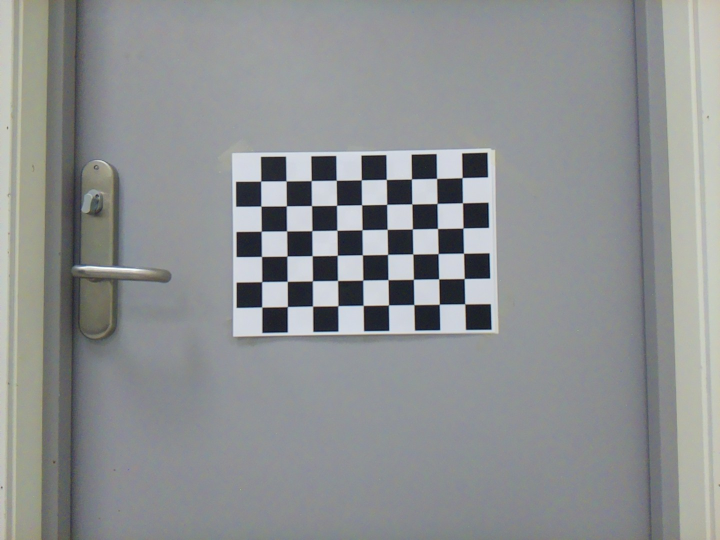
#> input picture MyProjectHam/yolo object detection/Calibration_Raspi_Cam/NestSisteBilde_Sjakkbrett/calibration_image_20241111_171334.jpg, 1440 x 1080 px (shown at 1/2 size); its folder holds only this picture in this run
$ python Picamera2_Calibration_coordinates.py
#> lines starting #> are read from the running program, lines starting #| are printed output that depends on the picture; after the words box and inside, x2 and y2 are one past the last pixel; in counts of white or black regions, pixels touching at a corner belong together; long printed decimals are rounded
import numpy as np
import cv2 as cv
import glob

# Chessboard size (antallet indre krysningspunkter)
chessboardSize = (9, 6)  # Passer til 24x17 sjakkbrett (uten kantstrek)

# Størrelsen på hvert bilde i kalibreringen - bør matche oppløsningen på dine bilder
frameSize = (1440, 1080)  # Bruk samme oppløsning som du har brukt for å ta bildene

# Termination criteria for corner refinement
criteria = (cv.TERM_CRITERIA_EPS + cv.TERM_CRITERIA_MAX_ITER, 30, 0.001)

# Forbered objektskoordinater (3D-punkter) for sjakkbrettet (uten kantstrek)
objp = np.zeros((chessboardSize[0] * chessboardSize[1], 3), np.float32)
objp[:, :2] = np.mgrid[0:chessboardSize[0], 0:chessboardSize[1]].T.reshape(-1, 2)

# Arrays for å lagre objektpunkter og bildepunkt
objPoints = []  # 3D-punkter i virkelige verden
imgPoints = []  # 2D-punkter i bildeplanet

# Hent bildene som skal brukes til kalibrering
images = glob.glob('/home/hamsahashi/Desktop/yolo object detection/Calibration_Raspi_Cam/NestSisteBilde_Sjakkbrett/*.jpg')  # Oppdater stien om nødvendig

# Prosesser hvert bilde for å finne hjørner
for image in images:
    print(f"Behandler bilde: {image}")
    img = cv.imread(image)
#> img is the input picture: shape (1080, 1440, 3); mean B, G, R 145.6, 144.5, 141.7
    gray = cv.cvtColor(img, cv.COLOR_BGR2GRAY)

    # Finn sjakkbrett-hjørnene
    ret, corners = cv.findChessboardCorners(gray, chessboardSize, cv.CALIB_CB_ADAPTIVE_THRESH + cv.CALIB_CB_NORMALIZE_IMAGE)
#> ret = True; corners = 54 rows, first 8: [929.8, 607.9], [879.2, 608.5], [828.1, 609.5], [777.6, 610], [726.9, 611], [676.5, 611.5], [625.7, 612.7], [575.6, 613.2]

    # Hvis hjørnene er funnet, legg til objekt- og bildepunkt
    if ret:
        print(f"Hjørner FUNNET :) i {image}")
        objPoints.append(objp)
        corners2 = cv.cornerSubPix(gray, corners, (11, 11), (-1, -1), criteria)
#> corners2 = 54 rows, first 8: [930, 608.3], [879, 608.9], [828.2, 609.6], [777.5, 610.4], [726.8, 611.2], [676.2, 611.9], [625.7, 612.6], [575.3, 613.6]
        imgPoints.append(corners2)

        # Tegn hjørnene på bildet for kontroll
        cv.drawChessboardCorners(img, chessboardSize, corners2, ret)
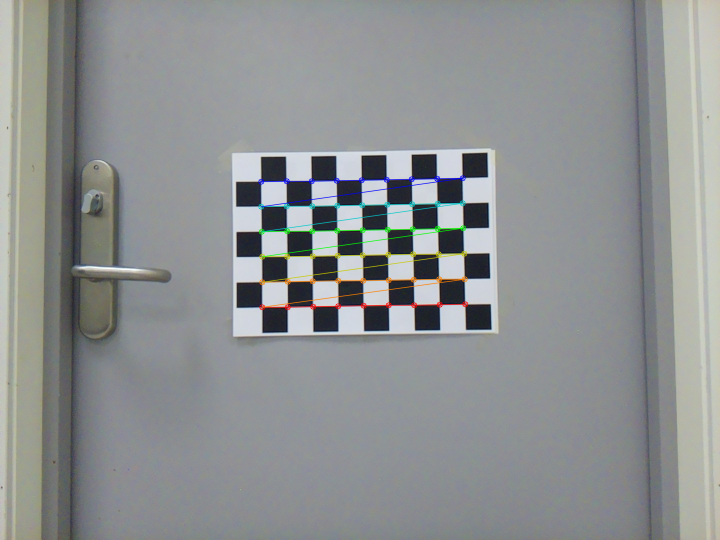
#> img: shape (1080, 1440, 3) (shown at 1/2 size); 1.13% of pixels changed, all inside (x1, y1, x2, y2) = (516, 350, 937, 621)
        cv.imshow('img', img)
        cv.waitKey(500)
    else:
        print(f"Hjørner IKKE funnet i {image}")

cv.destroyAllWindows()

# Utfør kamerakalibrering
if len(objPoints) > 0 and len(imgPoints) > 0:
    ret, cameraMatrix, dist, rvecs, tvecs = cv.calibrateCamera(objPoints, imgPoints, frameSize, None, None)
#> ret = 0.114; cameraMatrix = [[1694, 0, 745.3], [0, 1697.9, 535.1], [0, 0, 1]]; dist = [[-0.488, 54.71, -0.00249, 0.00971, -1033.2]]; rvecs = ([-0.00918, 0.13, 3.12],); tvecs = ([3.63, 1.44, 33.44],)
    print("Kamera kalibrert(ret):", ret)
#| Kamera kalibrert(ret): 0.1141
    print("\nKameramatrise(cameraMatrix):\n", cameraMatrix)
#| Kameramatrise(cameraMatrix):
#|  [[1.69398765e+03 0.00000000e+00 7.45286539e+02]
#|  [0.00000000e+00 1.69793890e+03 5.35064991e+02]
#|  [0.00000000e+00 0.00000000e+00 1.00000000e+00]]
    print("\nForvrengningsparametere(dist):\n", dist)
#| Forvrengningsparametere(dist):
#|  [[-4.87745564e-01  5.47138885e+01 -2.49493216e-03  9.71101379e-03
#|   -1.03321293e+03]]
    print("\nRotasjonsvektorer(rvecs):\n", rvecs)
#| Rotasjonsvektorer(rvecs):
#|  (array([[-0.009182],
#|        [ 0.1304],
#|        [ 3.123]]),)
    print("\nTranslasjonsvektorer(tvecs):\n", tvecs)
#| Translasjonsvektorer(tvecs):
#|  (array([[ 3.635],
#|        [ 1.436],
#|        [33.438]]),)
else:
    print("Ingen gyldige punkter funnet for kalibrering. Kontroller bildene og sjakkbrettmønsteret.")

# Lagre kalibreringsresultatene i en fil (valgfritt, men nyttig for senere bruk)
np.savez('/home/hamsahashi/Desktop/yolo object detection/Calibration_Raspi_Cam/calibration112_data.npz',
         cameraMatrix=cameraMatrix, dist=dist, rvecs=rvecs, tvecs=tvecs)
print("Kalibreringsdata lagret som 'calibration_data.npz'")

# Forvrenningskorrigering og lagring av testbilde (valgfritt)
img = cv.imread(images[0])  # Bruk ett av kalibreringsbildene for testing
h, w = img.shape[:2]
#> h = 1080; w = 1440
newCameraMatrix, roi = cv.getOptimalNewCameraMatrix(cameraMatrix, dist, (w, h), 1, (w, h))
#> newCameraMatrix = [[1694, 0, 745.3], [0, 1697.9, 535.1], [0, 0, 1]]; roi = (0, 0, 1439, 1079)

# Fjern forvrengning
dst = cv.undistort(img, cameraMatrix, dist, None, newCameraMatrix)
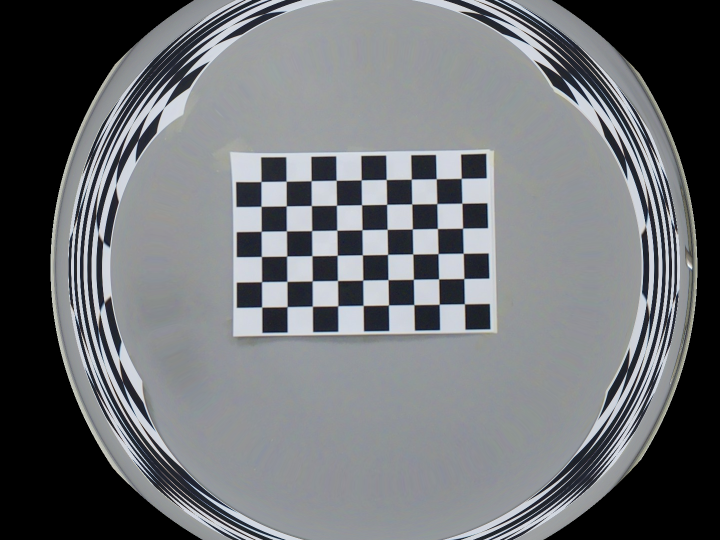
#> dst: shape (1080, 1440, 3) (shown at 1/2 size); mean B, G, R 115.5, 112.1, 109.4

# Beskjær bildet til ROI (valgfritt)
x, y, w, h = roi
#> x = 0; y = 0; w = 1439; h = 1079
dst = dst[y:y+h, x:x+w]
#> dst: shape (1079, 1439, 3)
cv.imwrite('/home/hamsahashi/Desktop/yolo object detection/Calibration_Raspi_Cam/caliResult.png', dst)

# Beregn reprojeksjonsfeil (valgfritt, men nyttig for å evaluere kalibreringens nøyaktighet)
mean_error = 0
for i in range(len(objPoints)):
    imgPoints2, _ = cv.projectPoints(objPoints[i], rvecs[i], tvecs[i], cameraMatrix, dist)
    error = cv.norm(imgPoints[i], imgPoints2, cv.NORM_L2) / len(imgPoints2)
    mean_error += error
#> this loop made 1 pass
#> (error, mean_error) on pass 1: (0.0155, 0.0155)
#> after the loop, mean_error = 0.0155

print("\nTotal reprojeksjonsfeil: {}".format(mean_error / len(objPoints)))
#| Total reprojeksjonsfeil: 0.01553
